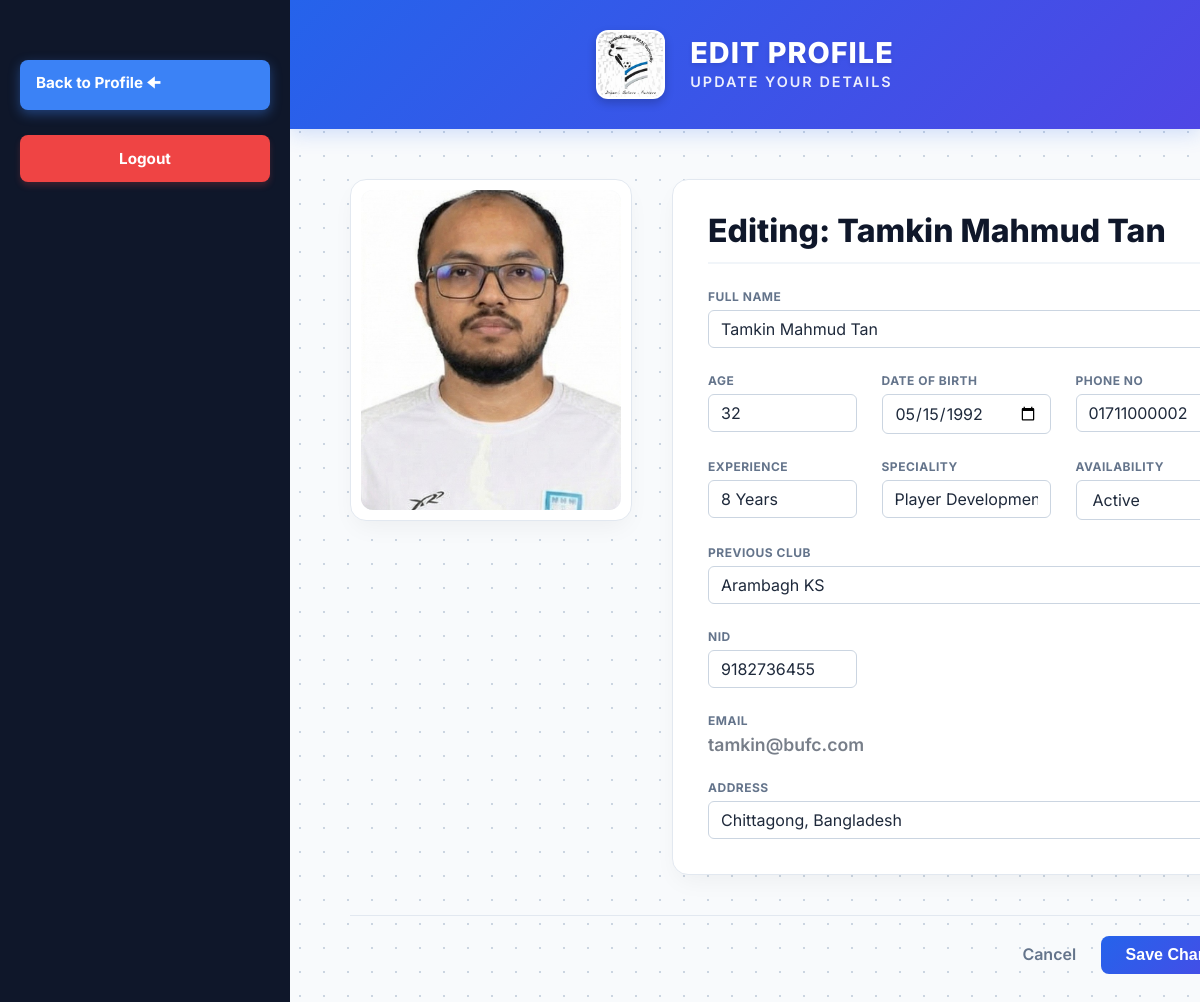
/codes/editCoachProfile.php (signed in), run on an earlier commit of the app's database.
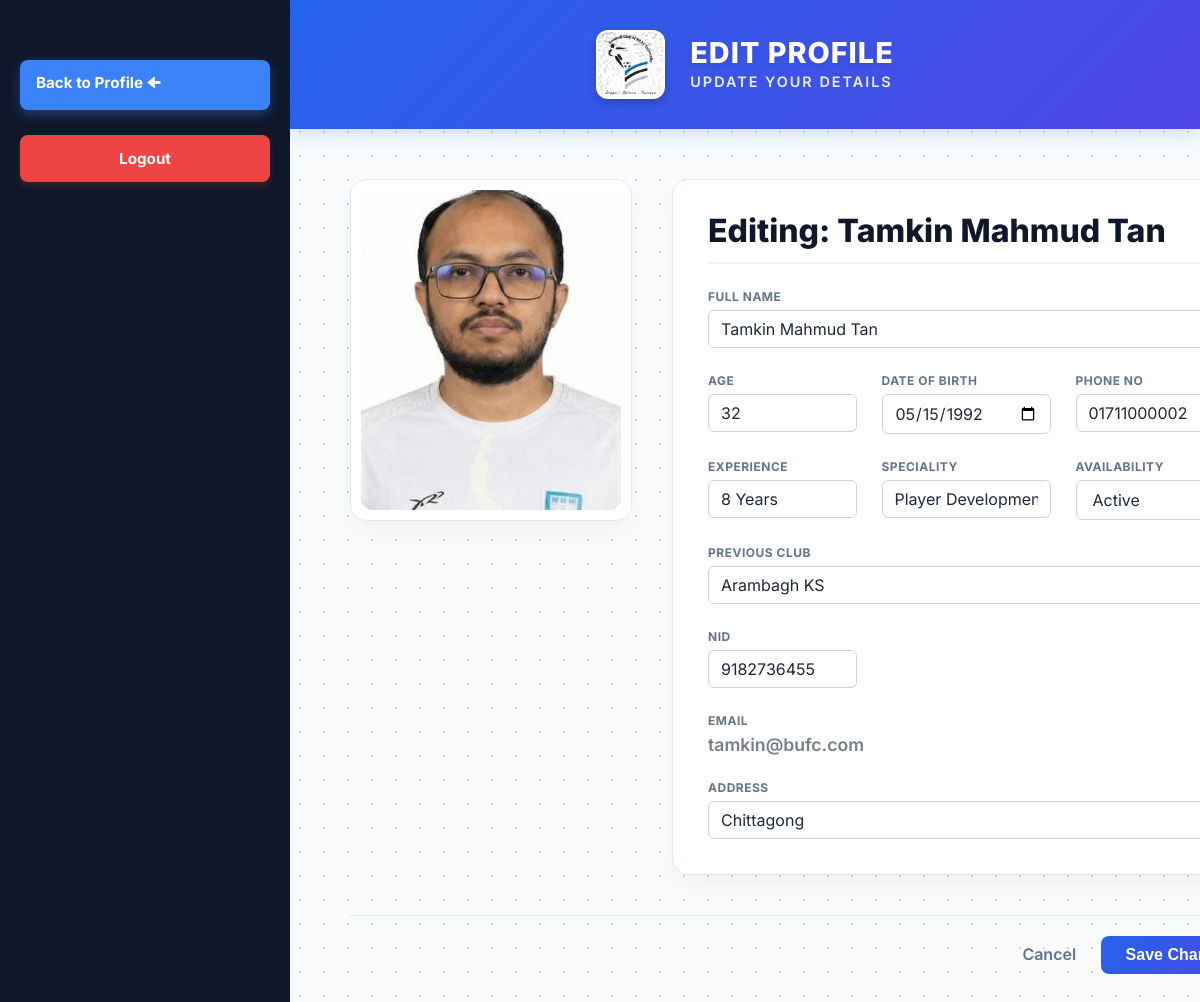
And on a later commit of the database.
### tables this page shows
CREATE TABLE `coach` (
  `Coach_ID` int(11) NOT NULL,
  `Coach_Type` varchar(50) DEFAULT NULL,
  `Coach_Experience` varchar(50) DEFAULT NULL,
  `Coach_Availability` varchar(50) DEFAULT NULL,
  `Coach_Previous_Club` varchar(100) DEFAULT NULL,
  `Coach_Speciality` varchar(100) DEFAULT NULL
);

CREATE TABLE `users` (
  `User_ID` int(11) NOT NULL,
  `Name` varchar(100) NOT NULL,
  `Age` int(11) DEFAULT NULL,
  `NID` varchar(50) DEFAULT NULL,
  `Email` varchar(100) DEFAULT NULL,
  `Address` varchar(255) DEFAULT NULL,
  `Phone_No` varchar(20) DEFAULT NULL,
  `Date_of_Birth` date DEFAULT NULL,
  `salary` decimal(10,2) DEFAULT NULL,
  `contract_start_date` date DEFAULT NULL,
  `contract_end_date` date DEFAULT NULL,
  `Password` varchar(255) NOT NULL,
  `Role` varchar(20) NOT NULL
);

### codes/editCoachProfile.php (the view, shortened to what the changed rows need)
<?php
require_once('dbconnect.php');
$user_id = $_SESSION['user_id'];
$query = "SELECT * FROM users u JOIN Coach c ON u.User_ID = c.Coach_ID WHERE u.User_ID = '$user_id'";
$result = mysqli_query($conn, $query);
$data = mysqli_fetch_assoc($result);
?>
<!DOCTYPE html>
<html lang="en">
<head>
    <link rel="stylesheet" href="coachProfile.css">
</head>
<body>
    <div class="dashboard-container">
        <div class="main-content">
            <header class="top-header">
                <div class="brand-group">
                    <div class="header-text-group">
                        <h1>EDIT PROFILE</h1>
                    </div>
                </div>
            </header>
            <div class="profile-container fade-in">
                <form method="POST" action="">
                    <div class="top-section">
                        <div class="details-box">
                            <div class="details-header">
                                <div class="header-left-group">
                                    <h2 class="player-name">Editing: <?php echo htmlspecialchars($data['Name']); ?></h2>
                                </div>
                            </div>
                            <div class="info-grid">
                                <div class="info-item full">
                                    <label>Full Name</label>
                                    <input type="text" name="name" class="edit-input"
                                        value="<?php echo htmlspecialchars($data['Name']); ?>" required>
                                </div>
                                <div class="info-item">
                                    <label>Age</label>
                                    <input type="number" name="age" class="edit-input"
                                        value="<?php echo htmlspecialchars($data['Age']); ?>" required>
                                </div>
                                <div class="info-item">
                                    <label>Date of Birth</label>
                                    <input type="date" name="dob" class="edit-input"
                                        value="<?php echo htmlspecialchars($data['Date_of_Birth']); ?>" required>
                                </div>
                                <div class="info-item">
                                    <label>Phone No</label>
                                    <input type="text" name="phone" class="edit-input"
                                        value="<?php echo htmlspecialchars($data['Phone_No']); ?>" required>
                                </div>
                                <div class="info-item">
                                    <label>Experience</label>
                                    <input type="text" name="experience" class="edit-input"
                                        value="<?php echo htmlspecialchars($data['Coach_Experience']); ?>" required>
                                </div>
                                <div class="info-item">
                                    <label>Speciality</label>
                                    <input type="text" name="speciality" class="edit-input"
                                        value="<?php echo htmlspecialchars($data['Coach_Speciality']); ?>" required>
                                </div>
                                <div class="info-item">
                                    <label>Availability</label>
                                    <select name="availability" class="edit-input">
                                        <option value="<?php echo $data['Coach_Availability']; ?>" selected>
                                            <?php echo $data['Coach_Availability']; ?>
                                        </option>
                                    </select>
                                </div>
                                <div class="info-item full">
                                    <label>Previous Club</label>
                                    <input type="text" name="prev_club" class="edit-input"
                                        value="<?php echo htmlspecialchars($data['Coach_Previous_Club']); ?>">
                                </div>
                                <div class="info-item">
                                    <label>NID</label>
                                    <input type="text" name="nid" class="edit-input"
                                        value="<?php echo htmlspecialchars($data['NID']); ?>">
                                </div>
                                <div class="info-item full">
                                    <label>Email</label>
                                    <div class="val readonly"><?php echo htmlspecialchars($data['Email']); ?></div>
                                </div>
                                <div class="info-item full">
                                    <label>Address</label>
                                    <input type="text" name="address" class="edit-input"
                                        value="<?php echo htmlspecialchars($data['Address']); ?>">
                                </div>
                            </div>
                        </div>
                    </div>
                </form>
            </div>
        </div>
    </div>
</body>
</html>

What changed in the data, as far as the page shows it:
changed through a linked row, coach "8 Years": address "Chittagong, Bangladesh" → "Chittagong"
